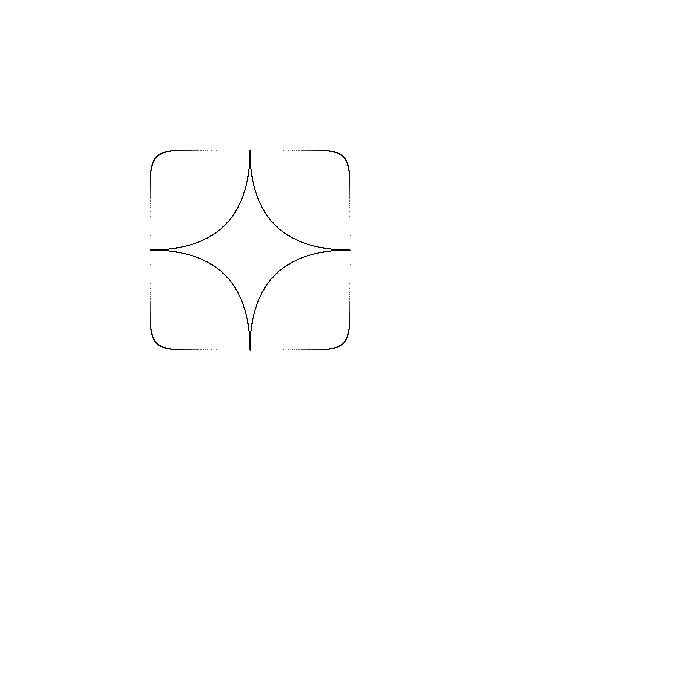
Frame 1 (no input)
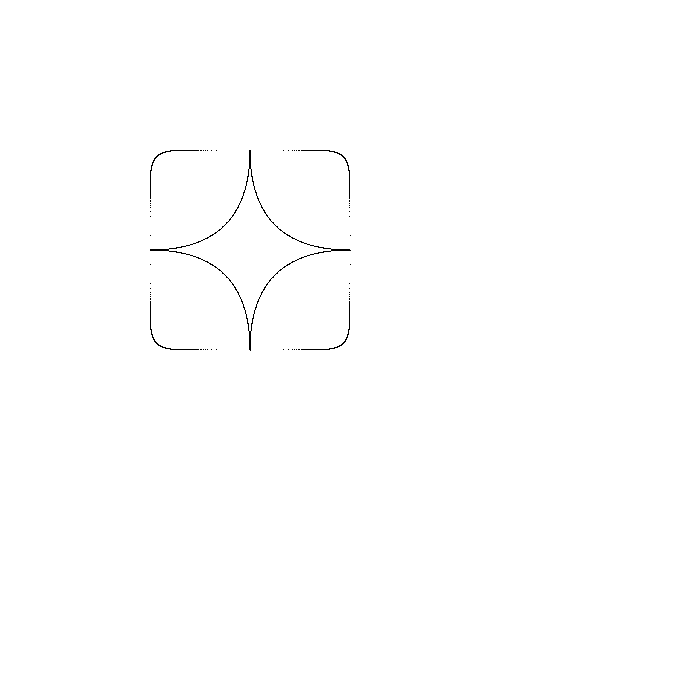
Frame 60 (the mouse pressed at the canvas centre just before this capture)
Frame 120 (the mouse held since frame 60 and released just before this capture): identical to frame 60, image omitted

The Processing sketch that drew these frames (run headless with seeded random() and noise(); from frame 60 on, the mouse is pressed at the canvas centre):

// Processing sketch: Superellipse
// ── Superellipse.pde
void setup()
{
  size(700, 700);
  background(255, 255, 255);
}

void draw()
{
  drawSuperellipse(100,250,250,0.5);
  drawSuperellipse(100,250,250,10);
}

void drawSuperellipse(int radius, int middlePointx, int middlePointy, float n)
{
  float increment = PI/(n);
  for(float i = 0; i<= 720; i += 0.5)
  {
    point(middlePointx + radius * pow(cos(i),2/n), middlePointy + radius * pow(sin(i),2/n));
    point(middlePointx + radius * pow(cos(i),2/n), middlePointy - radius * pow(sin(i),2/n));
    point(middlePointx - radius * pow(cos(i),2/n), middlePointy + radius * pow(sin(i),2/n));
    point(middlePointx - radius * pow(cos(i),2/n), middlePointy - radius * pow(sin(i),2/n));
  }
}
